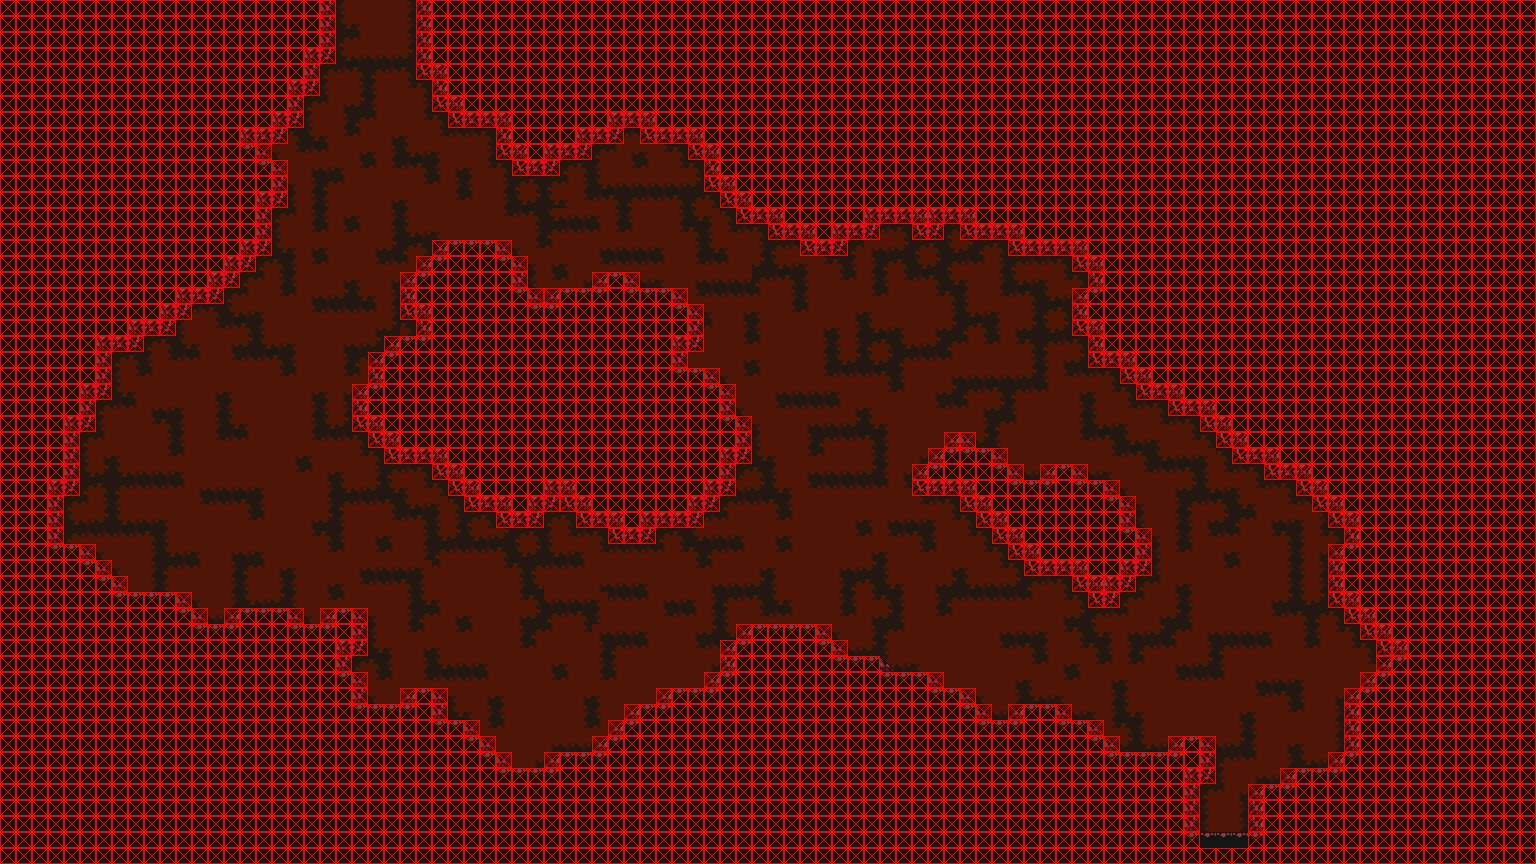

The image is a tile-based game level rendered from a .tmx file. Its description and source (layers, tilesets, objects; grid data summarised) follow:
An orthogonal 96x54 tile map with 16x16 px tiles, 5 tile layers (ground, walls, deco, overhead, ...), 4 tilesets and 6 objects (6x Warp).

<map version="1.2" tiledversion="1.2.3" orientation="orthogonal" renderorder="left-up" width="96" height="54" tilewidth="16" tileheight="16" infinite="0" nextlayerid="12" nextobjectid="7">
 <tileset firstgid="1" source="data/AnimatedObjects.tsx" />
 <tileset firstgid="204" source="data/GroundTiles.tsx" />
 <tileset firstgid="3730" source="data/Walls.tsx" />
 <tileset firstgid="4306" source="data/Decoration.tsx" />
 <layer id="2" name="ground" width="96" height="54">
  <data>[5184 cells, 5150 non-empty, 14 distinct tile ids]</data>
 </layer>
 <layer id="11" name="walls" width="96" height="54">
  <data>[5184 cells, 1046 non-empty, 13 distinct tile ids]</data>
 </layer>
 <layer id="10" name="deco" width="96" height="54">
  <data>[5184 cells, 0 non-empty, 0 distinct tile ids]</data>
 </layer>
 <layer id="5" name="overhead" width="96" height="54">
  <data>[5184 cells, 3 non-empty, 1 distinct tile ids]</data>
 </layer>
 <layer id="4" name="collision" width="96" height="54">
  <data>[5184 cells, 3442 non-empty, 1 distinct tile ids]</data>
 </layer>
 <objectgroup id="6" name="entity" />
 <objectgroup id="8" name="skill" />
 <objectgroup id="7" name="warp">
  <object id="1" name="island_town" type="Warp" x="1200" y="832" width="48" height="16">
   <properties>
    <property name="direction" value="SOUTH" />
    <property name="x" type="int" value="62" />
    <property name="y" type="int" value="35" />
   </properties>
  </object>
  <object id="2" name="island_pub_cellar" type="Warp" x="336" y="0" width="16" height="16">
   <properties>
    <property name="direction" value="NORTH" />
    <property name="x" type="int" value="68" />
    <property name="y" type="int" value="53" />
   </properties>
  </object>
  <object id="3" name="island_pub_cellar" type="Warp" x="352" y="0" width="16" height="16">
   <properties>
    <property name="direction" value="NORTH" />
    <property name="x" type="int" value="68" />
    <property name="y" type="int" value="53" />
   </properties>
  </object>
  <object id="4" name="island_pub_cellar" type="Warp" x="368" y="0" width="16" height="16">
   <properties>
    <property name="direction" value="NORTH" />
    <property name="x" type="int" value="70" />
    <property name="y" type="int" value="53" />
   </properties>
  </object>
  <object id="5" name="island_pub_cellar" type="Warp" x="384" y="0" width="16" height="16">
   <properties>
    <property name="direction" value="NORTH" />
    <property name="x" type="int" value="71" />
    <property name="y" type="int" value="53" />
   </properties>
  </object>
  <object id="6" name="island_pub_cellar" type="Warp" x="400" y="0" width="16" height="16">
   <properties>
    <property name="direction" value="NORTH" />
    <property name="x" type="int" value="72" />
    <property name="y" type="int" value="53" />
   </properties>
  </object>
 </objectgroup>
</map>
